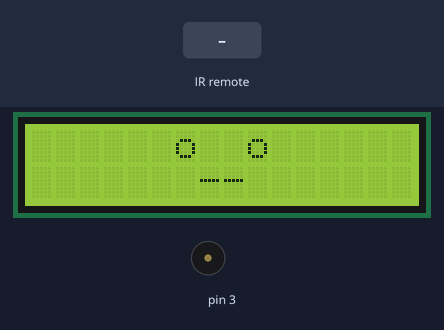
Bench run of a sketch on a simulated Arduino Uno, built with avr-gcc and run on an emulated ATmega328P. Shown: 16×2 character LCD, buzzer (waves = sounding). The inputs (shaded band) are chosen by the test bench.

Above: at 1.2 s.
1.3 s: infrared code 0xFF30CF received
At 1.51 s:
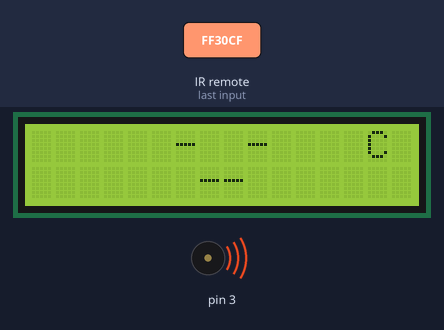
3.2 s: infrared code 0xFF18E7 received
At 3.31 s:
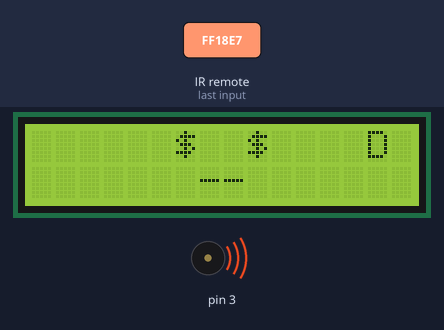
5.0 s: infrared code 0xFF7A85 received
At 5.12 s:
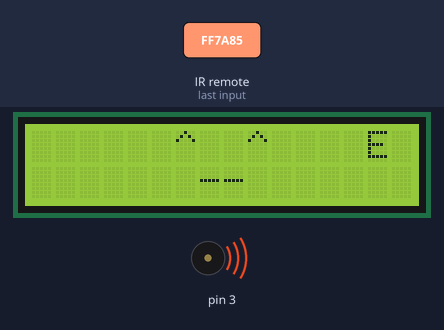
6.8 s: infrared code 0xFF10EF received
At 6.92 s:
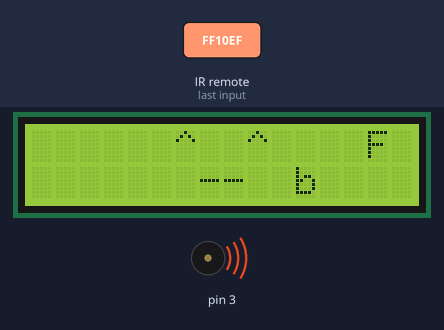
8.6 s: infrared code 0xFF38C7 received
At 8.72 s:
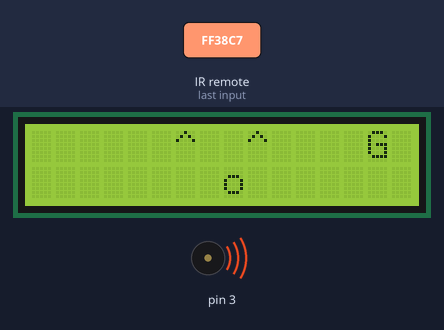
10.4 s: infrared code 0xFF5AA5 received
At 10.53 s:
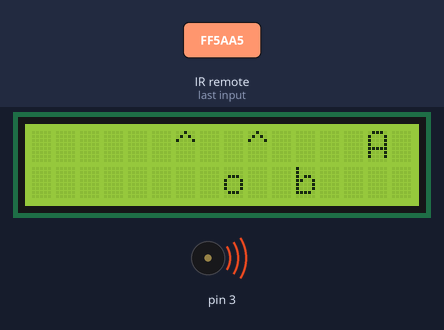
Timing chart, 0 to 13.2 s (numbered marks = the images above; inputs shaded):
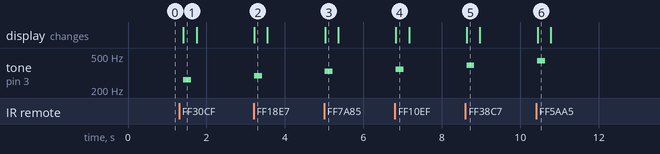

The sketch:

final_product.ino
```cpp
#include <IRremote.h>
#include "IR.h"
#include <NewTone.h>
#include <LiquidCrystal.h>
#define IR_RECEIVE_PIN  5  //赤外線受信ピンD5
LiquidCrystal lcd(7, 8, 9, 10, 11, 12);

IRrecv rcvdata(IR_RECEIVE_PIN); // 受信オブジェクトを作成
decode_results dec_results;     // 受信データの格納先

static int no_rcvcnt;         //未受信カウンターを設定

int BZ_bk = 3;                //ブザーはD3に接続
int duration = 200;           //音の長さを設定
int duration2 = 320;          //LCDの表示時間を設定

//液晶ディスプレイの関数を設定
void lcdWrite(int x, int y, char c){
  lcd.setCursor(x, y);
  lcd.print(c);
}

void setup() {
   rcvdata.enableIRIn();     // 赤外線受信開始
   no_rcvcnt = 0;            //0で初期化
   lcd.begin(16, 2);         //液晶文字表示は16×2マス
}

void loop() {
      // 受信したとき
   if (rcvdata.decode(&dec_results)) {
      if (dec_results.value == 0xFF30CF){ // 1ボタンを押すとド
            NewTone(BZ_bk, 262, duration);
            lcd.clear();
            lcdWrite(6, 0, '-');
            lcdWrite(9, 0, '-');
            lcdWrite(7, 1, '-');
            lcdWrite(8, 1, '-');
            lcdWrite(14, 0, 'C');
            delay(duration2);
       }

       else if(dec_results.value == 0xFF18E7){ // 2ボタンを押すとレ
            NewTone(BZ_bk, 294, duration);
            lcd.clear();
            lcdWrite(6, 0, '$');
            lcdWrite(9, 0, '$');
            lcdWrite(7, 1, '-');
            lcdWrite(8, 1, '-');
            lcdWrite(14, 0, 'D');
            delay(duration2);
       }

       else if(dec_results.value == 0xFF7A85){ // 3ボタンを押すとミ
            NewTone(BZ_bk, 330, duration);
            lcd.clear();
            lcdWrite(6, 0, '^');
            lcdWrite(9, 0, '^');
            lcdWrite(7, 1, '-');
            lcdWrite(8, 1, '-');
            lcdWrite(14, 0, 'E');
            delay(duration2);
       }

       else if(dec_results.value == 0xFF10EF){ // 4ボタンを押すとファ
            NewTone(BZ_bk, 349, duration);
            lcd.clear();
            lcdWrite(6, 0, '^');
            lcdWrite(9, 0, '^');
            lcdWrite(7, 1, '-');
            lcdWrite(8, 1, '-');
            lcdWrite(11, 1, 'b');
            lcdWrite(14, 0, 'F');
            delay(duration2);
       }

       else if(dec_results.value == 0xFF38C7){ // 5ボタンを押すとソ
            NewTone(BZ_bk, 392, duration);
            lcd.clear();
            lcdWrite(6, 0, '^');
            lcdWrite(9, 0, '^');
            lcdWrite(8, 1, 'o');
            lcdWrite(14, 0, 'G');
            delay(duration2);
       }

       else if(dec_results.value == 0xFF5AA5){ // 6ボタンを押すとラ
            NewTone(BZ_bk, 440, duration);
            lcd.clear();
            lcdWrite(6, 0, '^');
            lcdWrite(9, 0, '^');
            lcdWrite(8, 1, 'o');
            lcdWrite(11, 1, 'b');
            lcdWrite(14, 0, 'A');
            delay(duration2);
       }

       else if(dec_results.value == 0xFF42BD){ // 7ボタンを押すとシ
            NewTone(BZ_bk, 494, duration);
            lcd.clear();
            lcdWrite(6, 0, '>');
            lcdWrite(9, 0, '<');
            lcdWrite(8, 1, 'o');
            lcdWrite(14, 0, 'B');
            delay(duration2);
       }

       else if(dec_results.value == 0xFF4AB5){ // 8ボタンを押すとHiド
            NewTone(BZ_bk, 523, duration);
            lcd.clear();
            lcdWrite(6, 0, '>');
            lcdWrite(9, 0, '<');
            lcdWrite(8, 1, 'o');
            lcdWrite(11, 1, 'b');
            lcdWrite(14, 0, 'C');
            lcdWrite(15, 0, '!');
            delay(duration2);
       }

       rcvdata.resume();                    //リセット
       no_rcvcnt = 0;
   }

   else{
      //受信していないとき
      if(no_rcvcnt >0){
          noNewTone(BZ_bk); //音を止める
          delay(10);
        }
        else{
          no_rcvcnt++;
        }
        lcd.clear();
        lcdWrite(6, 0, 'o');
        lcdWrite(9, 0, 'o');
        lcdWrite(7, 1, '-');
        lcdWrite(8, 1, '-');
        delay(100);
   }

   delay(10);
}
```

IR.h
```cpp
#ifndef _IR_H
#define _IR_H

#define RECEIVER 11

#define KEY_POWER (0xFFA25D)
#define KEY_FUNC_STOP (0xFFE21D)
#define KEY_VOL_ADD (0xFF629D)
#define KEY_FAST_BACK (0xFF22DD)
#define KEY_PAUSE (0xFF02FD)
#define KEY_FAST_FORWARD (0xFFC23D)
#define KEY_DOWN (0xFFE01F)
#define KEY_VOL_DE (0xFFA857)
#define KEY_UP (0xFF906F)
#define KEY_EQ (0xFF9867)
#define KEY_ST_REPT (0xFFB04F)
#define KEY_0 (0xFF6897)
#define KEY_1 (0xFF30CF)
#define KEY_2 (0xFF18E7)
#define KEY_3 (0xFF7A85)
#define KEY_4 (0xFF10EF)
#define KEY_5 (0xFF38C7)
#define KEY_6 (0xFF5AA5)
#define KEY_7 (0xFF42BD)
#define KEY_8 (0xFF4AB5)
#define KEY_9 (0xFF52AD)
#define KEY_REPEAT (0xFFFFFFFF)
#define KEY_NUM 21
#define REPEAT 22

unsigned long keyValue[]={KEY_POWER,KEY_FUNC_STOP,KEY_VOL_ADD,KEY_FAST_BACK,KEY_PAUSE,KEY_FAST_FORWARD,
                KEY_DOWN,KEY_VOL_DE,KEY_UP,KEY_EQ,KEY_ST_REPT,KEY_0,KEY_1,KEY_2,KEY_3,KEY_4,KEY_5,
                KEY_6,KEY_7,KEY_8,KEY_9,KEY_REPEAT};

char keyBuf[][15]={"POWER","FUNC/STOP","VOL+","FAST BACK","PAUSE","FAST FORWARD","DOWN","VOL-",
                  "UP","EQ","ST/REPT","0","1","2","3","4","5","6","7","8","9"};
#endif
```

Measured:
- after the input at 1.3 s, tone on pin 3: silent → 262 Hz after 0.11 s, → silent 0.20 s later; the display: changes after 0.11 s (image 1)
- after the input at 3.2 s, tone on pin 3: silent → 294 Hz at once, → silent 0.20 s later; the display: changes at once (image 2)
- after the input at 5.0 s, tone on pin 3: silent → 330 Hz at once, → silent 0.20 s later; the display: changes at once (image 3)
- after the input at 6.8 s, tone on pin 3: silent → 349 Hz at once, → silent 0.20 s later; the display: changes at once (image 4)
- after the input at 8.6 s, tone on pin 3: silent → 392 Hz at once, → silent 0.20 s later; the display: changes at once (image 5)
- after the input at 10.4 s, tone on pin 3: silent → 440 Hz at once, → silent 0.20 s later; the display: changes at once (image 6)
